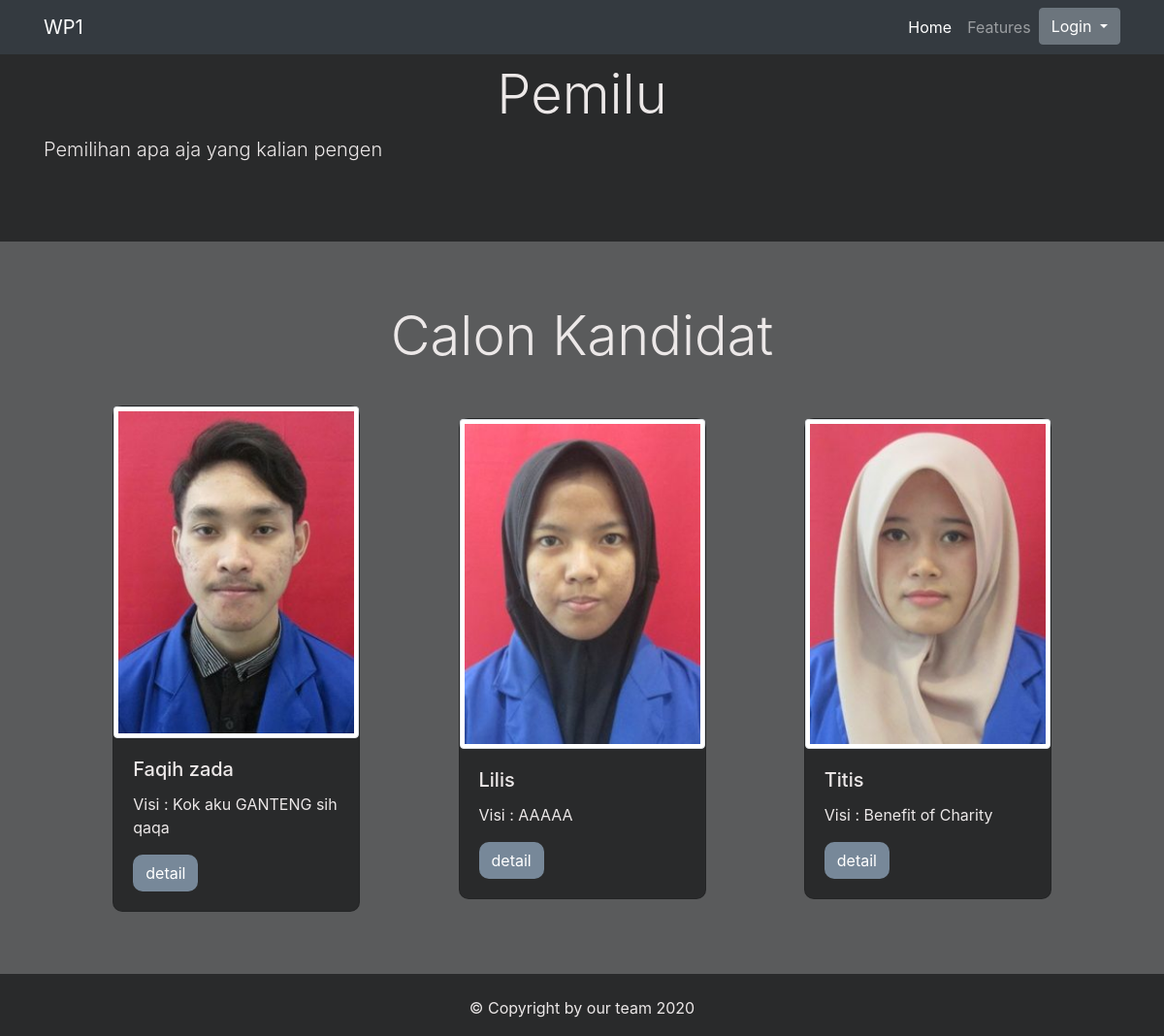
The page / on the database its author committed.
### tables this page shows
CREATE TABLE `calon` (
  `id` int(11) NOT NULL,
  `nama` varchar(50) NOT NULL,
  `NIM` varchar(150) NOT NULL,
  `Ttl` varchar(100) NOT NULL,
  `Hobi` varchar(100) NOT NULL,
  `visi` varchar(150) NOT NULL,
  `gambar` varchar(100) NOT NULL
);

### function.php (called while the page is built, shortened)
<?php
    $conn = mysqli_connect("localhost","root","","pemilu");
    function query($query){
        global $conn;
        $result = mysqli_query($conn, $query);
        $datacalons = [];
        while($datacalon = mysqli_fetch_assoc($result)){
            $datacalons[] = $datacalon;
        }
        return $datacalons;
    }

### index.php (the view, shortened to what this page needs)
<?php
require 'function.php';
$calons = query("SELECT * FROM calon");
?>
<html lang="en">
  <head>
    <link rel="stylesheet" href="https://stackpath.bootstrapcdn.com/bootstrap/4.4.1/css/bootstrap.min.css">
    <link rel="stylesheet" href="css/style.css">
  </head>
    <nav class="navbar navbar-expand-lg navbar-dark bg-dark fixed-top">
        <div class="container">
            <a class="navbar-brand" href="#">WP1</a>
            <div class="collapse navbar-collapse" id="navbarNavAltMarkup">
              <div class="navbar-nav ml-auto">
                <a class="nav-item nav-link active" href="#about">Home</a>
                <a class="nav-item nav-link" href="#fitur">Features</a>
                <div class="dropdown">
                  <button class="btn btn-secondary dropdown-toggle" type="button" id="dropdownMenuButton" data-toggle="dropdown" aria-haspopup="true" aria-expanded="false">
                    Login
                  </button>
                </div>
             </div>
            </div>
        </div>
      </nav>
    <div class="jumbotron jumbotron-fluid about" id="about">
        <div class="container">
          <h1 class="display-4 text-center">Pemilu</h1>
          <p class="lead">Pemilihan apa aja yang kalian pengen
          </p>
        </div>
    </div>
    <div class="jumbotron jumbotron-fluid fitur" id="fitur">
        <div class="container">
            <h1 class="display-4 text-center">Calon Kandidat</h1>
            <div class="row kartu">
            <?php foreach($calons as $calon) : ?>
                <div class="col-md-3">
                  <div class="card">
                     <img src="images/<?= $calon["gambar"]; ?>" class="card-img-top img-thumbnail" alt="...">
                        <div class="card-body">
                           <h5 class="card-title"><?= $calon["nama"] ?></h5>
                           <p class="card-text">Visi : <?= $calon["visi"] ?></p>
                        <a href="#" class="btn tombol">detail</a>
                    </div>
                  </div>
               </div>
               <?php endforeach?>
            </div>
        </div>
    </div>
        <footer>
            <div class="container">
                <center>&copy; Copyright by our team 2020</center>
            </div>
        </footer>
  </body>
</html>

### css/style.css (style rules this page uses)
.tombol { background-color: lightslategray; color: white; border-radius: 10px; margin: 0 auto; }
.about { height: auto; background-color: rgb(41, 42, 43); color: rgb(236, 232, 232); justify-content: center; align-items: center; }
.fitur { box-sizing: border-box; background-color: rgb(90, 91, 92); color: rgb(236, 232, 232); height: auto; margin-top: -32px; justify-content: center; align-items: center; }
.kartu { justify-content: space-evenly; align-items: center; }
.card { margin-top: 30px; border-radius: 10px; background-color: rgb(41, 42, 43); color: rgb(236, 232, 232); }
footer { height: 64px; margin-top: -32px; padding-top: 23px; background-color: rgb(41, 42, 43); color: rgb(236, 232, 232); }

### rows shown on the page
calon: gambar (picture), nama "Faqih zada", visi "Kok aku GANTENG sih qaqa"
calon: gambar (picture), nama "Lilis", visi "AAAAA"
calon: gambar (picture), nama "Titis", visi "Benefit of Charity"
